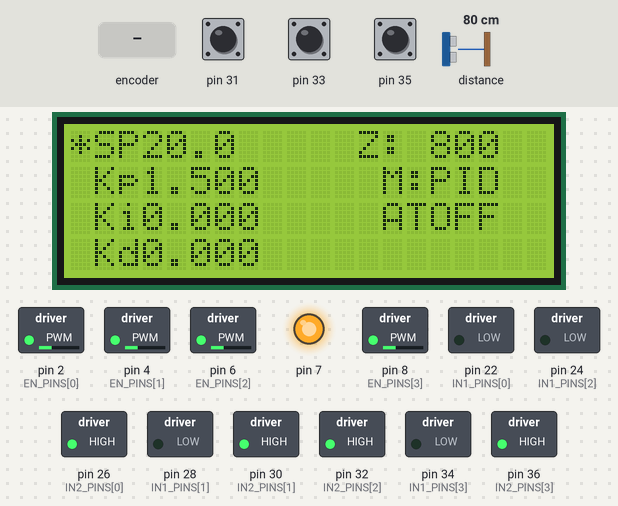
This sketch was run on a simulated Arduino Mega 2560, built with avr-gcc and run on an emulated ATmega2560. Parts: 20×4 character LCD, switched loads named in the sketch (green lamp = pin HIGH), output pins drawn as LEDs (lit = HIGH). The inputs (shaded band) are chosen by the test bench; at power-on: pin 35 HIGH, distance to the obstacle 80 cm, pin 31 HIGH, pin 33 HIGH. What the sketch prints to the serial monitor is not drawn.

Above: at 1.4 s.
1.5 s: rotary encoder on pin 31 / pin 33 turned 3 steps (first pin leading)
At 3.2 s:
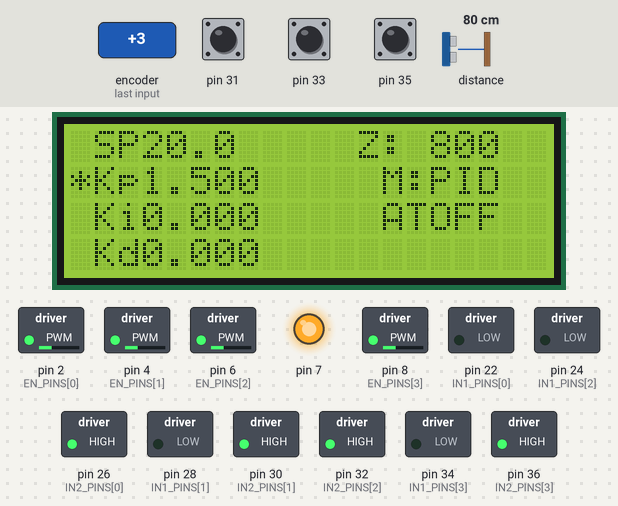
3.7 s: pin 35 pulled LOW for 0.15 s
5.3 s: distance to the obstacle set to 2 cm
At 6.0 s:
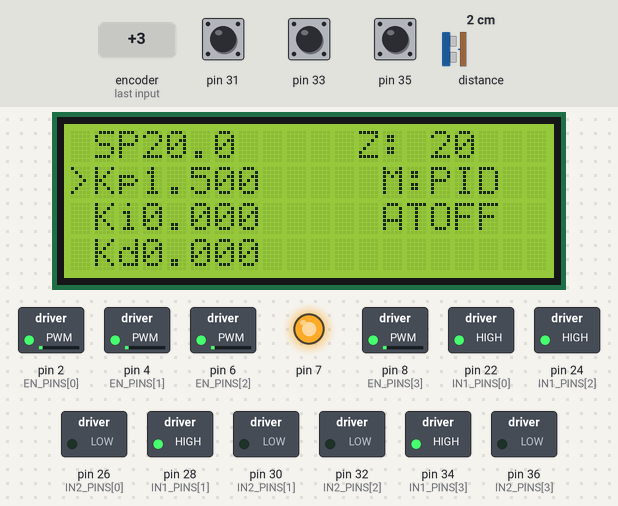
6.8 s: distance to the obstacle set to 5 cm
At 8.0 s:
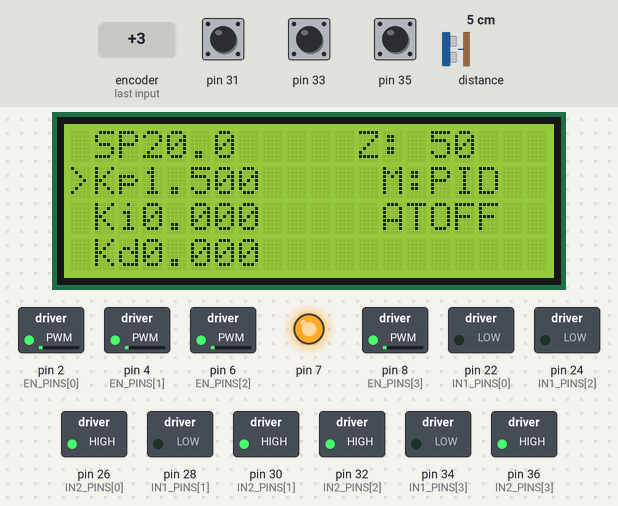
8.3 s: pin 35 pulled LOW for 1 s
10.8 s: rotary encoder on pin 31 / pin 33 turned 1 step (first pin leading)
At 11.8 s:
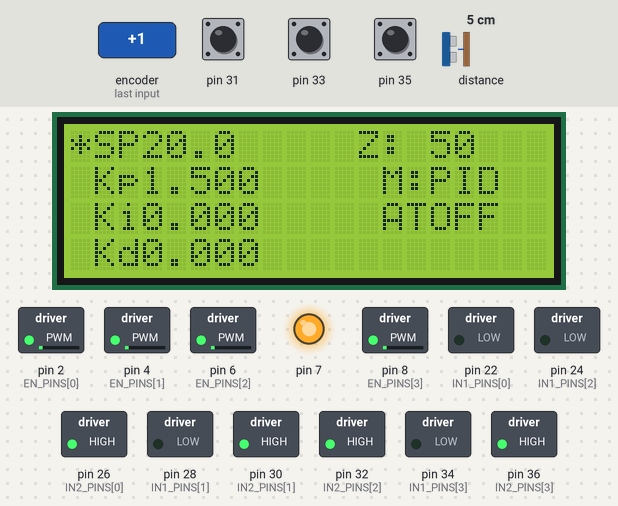
Timing chart, 0 to 13.5 s (numbered marks = the images above; inputs shaded):
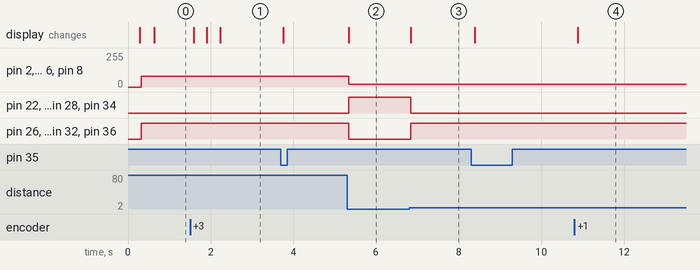

Measured:
- the behaviour switches between 3 and 4 cm on distance to the obstacle (found by bisection; images 2 and 3)
- after the input at 1.5 s, the display: first changes after 0.09 s (image 1 shows a later state)
- after the input at 5.3 s, pin 2 (EN_PINS[0]), pin 4 (EN_PINS[1]): 80/255 → 22/255 at once
- after the input at 6.8 s, pin 22 (IN1_PINS[0]), pin 24 (IN1_PINS[2]), pin 28 (IN1_PINS[1]), pin 34 (IN1_PINS[3]): HIGH → LOW at once; pin 26 (IN2_PINS[0]), pin 30 (IN2_PINS[1]), pin 32 (IN2_PINS[2]), pin 36 (IN2_PINS[3]): LOW → HIGH at once; the display: changes at once (image 3)
- after the input at 10.8 s, the display: changes after 0.08 s (image 4)

The sketch:

ELE301_Main.ino
```cpp
#include <Arduino.h>
#include "lcd_ui.h"
#include "vl53l0x.h"
#include "coils.h"
#include "pid_controller.h"
#include "pid_autotune.h"

// -------------------- SAMPLE TIME --------------------
const float Ts      = 0.02f;     // 20 ms (50 Hz)
unsigned long lastT = 0;

// -------------------- SENSOR --------------------
VL53L0XDriver tof(7);            // XSHUT pini (kullanmıyorsan 255)

// -------------------- PID --------------------
PIDController pid(Ts);
PIDAutotune  autoTune(Ts);

// Commit edilmiş (aktif) parametreler
float       ref_mm       = 20.0f;
float       Kp_active    = 1.50f;
float       Ki_active    = 0.00f;
float       Kd_active    = 0.00f;
ControlMode mode_active  = MODE_PID;
bool        autoTune_on  = false;
const float SENSOR_OFFSET = 15.0f;   // 15 mm offset

bool lastEditing = false;


// =======================================================
// SETUP
// =======================================================
void setup()
{
    Serial.begin(115200);
    delay(200);

    lcdUIInit();
    coilsInit();

    if (!tof.begin()) {
        Serial.println("VL53L0X ERROR. Check wiring!");
        while (1);
    }

    // ---------------- AUTOTUNE PHYSICAL PARAMS ----------------
    float mass_g  = 15.0f;
    float z0_cm   = 2.0f;
    float i0_A    = 0.8f;
    float g_val   = 9.81f;

    autoTune.setPhysicalParams(
        mass_g / 1000.0f,
        z0_cm / 100.0f,
        i0_A,
        g_val
    );

    autoTune.setDesiredDynamics(40.0f, 1.0f);

    // İlk LCD değerlerini al
    ref_mm      = getRefMm();
    Kp_active   = getKp();
    Ki_active   = getKi();
    Kd_active   = getKd();
    mode_active = getControlMode();
    autoTune_on = getAutoTuneEnabled();

    pid.setGains(Kp_active, Ki_active, Kd_active);
    pid.reset();

    autoTune.reset();
    autoTune.setMode(mode_active);

    Serial.println("=== MAGLEV SYSTEM READY ===");
}


// =======================================================
// LOOP
// =======================================================
void loop()
{
    // ---------------------------------------------------
    // 1) UI (LCD + Encoder)
    // ---------------------------------------------------
    lcdUITask();
    bool editingNow = lcdIsEditing();

    // ---------------------------------------------------
    // 2) Edit modundan çıkınca (commit)
    // ---------------------------------------------------
    if (lastEditing && !editingNow)
    {
        ref_mm      = getRefMm();
        Kp_active   = getKp();
        Ki_active   = getKi();
        Kd_active   = getKd();
        mode_active = getControlMode();
        autoTune_on = getAutoTuneEnabled();

        pid.setGains(Kp_active, Ki_active, Kd_active);
        pid.reset();
        autoTune.reset();
        autoTune.setMode(mode_active);

        Serial.println(">>> NEW PARAMETERS COMMITTED <<<");
    }

    lastEditing = editingNow;

    // ---------------------------------------------------
    // 3) Sensör oku
    // ---------------------------------------------------
    int z_raw = tof.readContinuous();
    lcdSetDistance(z_raw);

    if (z_raw < 0) {
        coilsOff();
        return;
    }

    float z_meas = (float)z_raw;
    z_meas -= SENSOR_OFFSET;
    if (z_meas < 0) z_meas = 0;   // negatif olmasın

    // ---------------------------------------------------
    // 4) PID periyodik olsun
    // ---------------------------------------------------
    unsigned long now = millis();
    if (now - lastT < (unsigned long)(Ts * 1000.0f))
        return;

    lastT = now;

    float ref = ref_mm;

    // ---------------------------------------------------
    // 5) Autotune aktifse kazançları güncelle
    // ---------------------------------------------------
    float Kp = Kp_active;
    float Ki = Ki_active;
    float Kd = Kd_active;

    if (autoTune_on)
    {
        float Kp_t, Ki_t, Kd_t;
        autoTune.update(ref, z_meas, Kp_t, Ki_t, Kd_t);

        Kp = Kp_t;
        Ki = Ki_t;
        Kd = Kd_t;

        // LCD’ye yaz
        lcdUpdateGainsFromController(Kp, Ki, Kd);

        // commit et
        Kp_active = Kp;
        Ki_active = Ki;
        Kd_active = Kd;
    }

    // ---------------------------------------------------
    // 6) P / PI / PD / PID seçimleri
    // ---------------------------------------------------
    switch (mode_active)
    {
        case MODE_P:
            Ki = 0.0f;
            Kd = 0.0f;
            break;

        case MODE_PI:
            Kd = 0.0f;
            break;

        case MODE_PD:
            Ki = 0.0f;
            break;

        case MODE_PID:
            break;
    }

    pid.setGains(Kp, Ki, Kd);

    // ---------------------------------------------------
    // 7) PID → tek u_z
    // ---------------------------------------------------
    float u = pid.compute(ref, z_meas, 0);

    // ---------------------------------------------------
    // 8) 4 bobine aynı u_z
    // ---------------------------------------------------
    coilSetPWM(COIL1, u);
    coilSetPWM(COIL2, u);
    coilSetPWM(COIL3, u);
    coilSetPWM(COIL4, u);

    // ---------------------------------------------------
    // 9) Debug
    // ---------------------------------------------------
    Serial.print("Z=");  Serial.print(z_meas);
    Serial.print(" SP="); Serial.print(ref);
    Serial.print(" u="); Serial.print(u);
    Serial.print(" | Kp="); Serial.print(Kp);
    Serial.print(" Ki="); Serial.print(Ki);
    Serial.print(" Kd="); Serial.println(Kd);

}
```

coils.cpp
```cpp
// coils.cpp
#include "coils.h"

// -------------------------
// L298N Pin Haritaları
// -------------------------
//
// Bobin 1 -> L298N #1 OUT1-OUT2
//   EN: D2   (PWM)
//   IN1: D22
//   IN2: D26
//
// Bobin 2 -> L298N #1 OUT3-OUT4
//   EN: D4   (PWM)
//   IN1: D28
//   IN2: D30
//
// Bobin 3 -> L298N #2 OUT1-OUT2
//   EN: D6   (PWM)
//   IN1: D24
//   IN2: D32
//
// Bobin 4 -> L298N #2 OUT3-OUT4
//   EN: D8   (PWM)
//   IN1: D34
//   IN2: D36
//

static const uint8_t EN_PINS[4]  = {2, 4, 6, 8};
static const uint8_t IN1_PINS[4] = {22, 28, 24, 34};
static const uint8_t IN2_PINS[4] = {26, 30, 32, 36};

// ---------------------------------------------------
// Başlatma: pinMode + bobinleri kapalı başlat
// ---------------------------------------------------
void coilsInit() {
  for (int i = 0; i < 4; ++i) {
    pinMode(EN_PINS[i],  OUTPUT);
    pinMode(IN1_PINS[i], OUTPUT);
    pinMode(IN2_PINS[i], OUTPUT);

    analogWrite(EN_PINS[i], 0);
    digitalWrite(IN1_PINS[i], LOW);
    digitalWrite(IN2_PINS[i], LOW);
  }
}

// ---------------------------------------------------
// Tek bobin sürme (L298N için)
//
// u: -255 .. +255
//   u >= 0 → IN1 = HIGH, IN2 = LOW
//   u <  0 → IN1 = LOW , IN2 = HIGH
// ---------------------------------------------------
void coilSetPWM(CoilId id, float u) {
  if (id < COIL1 || id > COIL4) return;

  if (u >  80.0f) u =  80.0f;
  if (u < -80.0f) u = -80.0f;

  uint8_t idx = (uint8_t)id;
  int duty;

  if (u >= 0) {
    digitalWrite(IN1_PINS[idx], HIGH);
    digitalWrite(IN2_PINS[idx], LOW);
    duty = (int)(u);
  } else {
    digitalWrite(IN1_PINS[idx], LOW);
    digitalWrite(IN2_PINS[idx], HIGH);
    duty = (int)(-u);
  }

  analogWrite(EN_PINS[idx], duty);
}

// ---------------------------------------------------
// Tüm bobinleri kapat
// ---------------------------------------------------
void coilsOff() {
  for (int i = 0; i < 4; ++i) {
    analogWrite(EN_PINS[i], 0);
    digitalWrite(IN1_PINS[i], LOW);
    digitalWrite(IN2_PINS[i], LOW);
  }
}
```

coils.h
```cpp
// coils.h
#ifndef COILS_H
#define COILS_H

#include <Arduino.h>

// 4 bobin için ID
enum CoilId {
  COIL1 = 0,
  COIL2,
  COIL3,
  COIL4
};

// L298N + bobin pinlerini hazırlar (setup'te 1 kez çağır)
void coilsInit();

// Tek bir bobini sür (u: -255 .. +255)
void coilSetPWM(CoilId id, float u);

// Tüm bobinleri kapat
void coilsOff();

#endif // COILS_H
```

pid_autotune.cpp
```cpp
#include "pid_autotune.h"
#include <math.h>

PIDAutotune::PIDAutotune(float Ts)
{
    _Ts   = Ts;
    _mode = MODE_PID;

    // Varsayılan fiziksel parametreler (MAIN bunları override edecek)
    _m  = 0.02f;   // 20 gram = 0.02 kg
    _z0 = 0.02f;   // 2 cm = 0.02 m
    _i0 = 1.0f;    // 1 A
    _g  = 9.81f;

    // Varsayılan kapalı çevrim (MAIN override edecek)
    _wn   = 40.0f;
    _zeta = 1.0f;

    _Kp = 1.0f;
    _Ki = 0.0f;
    _Kd = 0.0f;
}

void PIDAutotune::reset()
{
    // Şimdilik bir state tutulmuyor
}

void PIDAutotune::setMode(ControlMode mode)
{
    _mode = mode;
}

void PIDAutotune::setPhysicalParams(float mass_kg, float z0_m, float i0_A, float g_val)
{
    _m  = mass_kg;
    _z0 = z0_m;
    _i0 = i0_A;
    _g  = g_val;
}

void PIDAutotune::setDesiredDynamics(float wn, float zeta)
{
    _wn   = wn;
    _zeta = zeta;
}

void PIDAutotune::update(float ref, float meas,
                         float &Kp_out, float &Ki_out, float &Kd_out)
{
    if (_z0 <= 0.0f || _i0 <= 0.0f) {
        Kp_out = 0;
        Ki_out = 0;
        Kd_out = 0;
        return;
    }

    // Sistem model parametreleri:
    // G(s) = (2g/i0) / (s² + 2g/z0)
    float a = 2.0f * _g / _z0;
    float K = 2.0f * _g / _i0;

    // Hedef kapalı çevrim (s + wn)³ = s³ + 3wn s² + 3wn² s + wn³
    float w = _wn;

    float alpha2 = 3.0f * w;
    float alpha1 = 3.0f * w * w;
    float alpha0 = w * w * w;

    float Kp_calc = (alpha1 - a) / K;
    float Ki_calc = alpha0 / K;
    float Kd_calc = alpha2 / K;

    // Mode'a göre aktif kazançlar
    switch (_mode) {
        case MODE_P:
            Ki_calc = 0;
            Kd_calc = 0;
            break;
        case MODE_PI:
            Kd_calc = 0;
            break;
        case MODE_PD:
            Ki_calc = 0;
            break;
        case MODE_PID:
            break;
    }

    // Kaydet
    _Kp = Kp_calc;
    _Ki = Ki_calc;
    _Kd = Kd_calc;

    // Çıkışlara yaz
    Kp_out = _Kp;
    Ki_out = _Ki;
    Kd_out = _Kd;
}
```

pid_autotune.h
```cpp
#ifndef PID_AUTOTUNE_H
#define PID_AUTOTUNE_H

#include <Arduino.h>
#include "lcd_ui.h"   // ControlMode enum'u için

class PIDAutotune {
public:
    PIDAutotune(float Ts);

    void reset();
    void setMode(ControlMode mode);

    void setPhysicalParams(float mass_kg, float z0_m, float i0_A, float g_val = 9.81f);
    void setDesiredDynamics(float wn, float zeta = 1.0f);

    // Autotune adımı (çıkış olarak yeni Kp/Ki/Kd üretir)
    void update(float ref, float meas,
                float &Kp_out, float &Ki_out, float &Kd_out);

private:
    float _Ts;
    ControlMode _mode;

    // Kullanıcının girdiği fiziksel parametreler
    float _m;      // kg
    float _z0;     // m
    float _i0;     // A
    float _g;      // m/s^2

    // Hedef kapalı çevrim (model tabanlı autotune)
    float _wn;
    float _zeta;

    // Bu adımda hesaplanan kazançlar
    float _Kp;
    float _Ki;
    float _Kd;
};

#endif
```

pid_controller.cpp
```cpp
#include "pid_controller.h"

PIDController::PIDController(float Ts) {
    _Ts = Ts;
    _Kp = 1.0;
    _Ki = 0.0;
    _Kd = 0.0;

    for (int i=0; i<4; i++) {
        _integral[i] = 0;
        _prevError[i] = 0;
    }
}

void PIDController::setGains(float Kp, float Ki, float Kd) {
    _Kp = Kp;
    _Ki = Ki;
    _Kd = Kd;
}

void PIDController::getGains(float &Kp, float &Ki, float &Kd) {
    Kp = _Kp;
    Ki = _Ki;
    Kd = _Kd;
}

float PIDController::compute(float ref, float meas, int id) {
    float error = ref - meas;

    _integral[id] += error * _Ts;
    float derivative = (error - _prevError[id]) / _Ts;

    float u = _Kp*error + _Ki*_integral[id] + _Kd*derivative;

    _prevError[id] = error;

    // Saturation
    if (u > 255)  u = 255;
    if (u < -255) u = -255;

    return u;
}

void PIDController::reset() {
    for (int i=0;i<4;i++) {
        _integral[i] = 0;
        _prevError[i] = 0;
    }
}
```

pid_controller.h
```cpp
#ifndef PID_CONTROLLER_H
#define PID_CONTROLLER_H

#include <Arduino.h>

class PIDController {
public:
    PIDController(float Ts);

    void setGains(float Kp, float Ki, float Kd);
    void getGains(float &Kp, float &Ki, float &Kd);

    float compute(float ref, float meas, int id);

    void reset();   // integral ve error reset

private:
    float _Ts;
    float _Kp;
    float _Ki;
    float _Kd;

    float _integral[4];
    float _prevError[4];
};

#endif
```

vl53l0x.cpp
```cpp
#include "vl53l0x.h"
#include <Wire.h>

VL53L0XDriver::VL53L0XDriver(uint8_t xshutPin)
{
    _xshut = xshutPin;
}

bool VL53L0XDriver::begin()
{
    // XSHUT = sensörü aç
    pinMode(_xshut, OUTPUT);
    digitalWrite(_xshut, HIGH);
    delay(10);

    // I2C başlat
    Wire.begin();   // Mega: SCL=21, SDA=20 otomatik

    if (!sensor.init()) {
        return false;
    }

    sensor.setTimeout(500);
    sensor.startContinuous(50);   // 50ms per reading
    return true;
}

int VL53L0XDriver::readContinuous()
{
    return sensor.readRangeContinuousMillimeters();
}
```

vl53l0x.h
```cpp
#ifndef VL53L0X_DRIVER_H
#define VL53L0X_DRIVER_H

#include <Arduino.h>
#include <VL53L0X.h>

class VL53L0XDriver {
public:
    VL53L0XDriver(uint8_t xshutPin);

    bool begin();
    int readContinuous();

private:
    uint8_t _xshut;
    VL53L0X sensor;
};

#endif
```

lcd_ui.h
```cpp
#ifndef LCD_UI_H
#define LCD_UI_H

#include <Arduino.h>

// ---- Kontrol Modu ----
enum ControlMode {
    MODE_P = 0,
    MODE_PI,
    MODE_PD,
    MODE_PID
};

// ---- Başlat ----
void lcdUIInit();

// ---- Her loop'ta UI güncelle ----
void lcdUITask();

// ---- Mesafe LCD'ye yaz ----
void lcdSetDistance(int mm);

// ---- Değerleri main'e aktar ----
float getRefMm();
float getKp();
float getKi();
float getKd();
ControlMode getControlMode();
bool getAutoTuneEnabled();

// ---- Edit mode kontrol ----
bool lcdIsEditing();

// ---- Autotune güncel değerleri güncelle ----
void lcdUpdateGainsFromController(float kp, float ki, float kd);

#endif
```

Source omitted: lcd_ui.cpp (6193 bytes)
